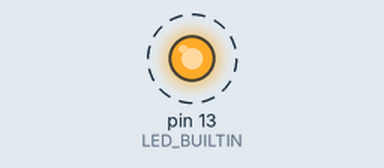
A sketch run on a simulated Arduino Uno, built with avr-gcc and run on an emulated ATmega328P. Shown: output pins drawn as LEDs (lit = HIGH). Dashed ring = blinking.

Above: at 0.5 s.
Timing chart, 0 to 4.6 s (numbered marks = the images above):
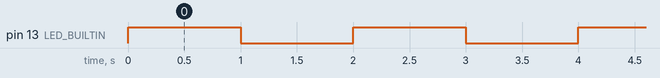

Measured:
- by itself, pin 13 (LED_BUILTIN): alternates HIGH for 1.0 s and LOW for 1.0 s

The sketch:

ai_blink_test_1.ino
```cpp
// This sketch blinks the built-in LED on an Arduino Uno.
// The built-in LED is connected to digital pin 13 on most Arduino boards,
// and can be referenced using the LED_BUILTIN macro.

// No external libraries are required for this basic functionality.

// --- Pin Definitions ---
// LED_BUILTIN: The pin number of the built-in LED.
//              On Arduino Uno, this is digital pin 13.

// --- Global Variables ---
const int BLINK_DELAY_MS = 1000; // Delay in milliseconds for how long the LED is on/off

void setup() {
  // Initialize the digital pin LED_BUILTIN as an output.
  // This tells the Arduino that we will be sending signals (HIGH/LOW) to this pin.
  pinMode(LED_BUILTIN, OUTPUT);
}

void loop() {
  // Turn the LED on (HIGH is the voltage level).
  // Sending HIGH to the pin supplies voltage, turning the LED on.
  digitalWrite(LED_BUILTIN, HIGH);

  // Wait for a second (1000 milliseconds).
  // This pauses the program execution for the specified duration.
  delay(BLINK_DELAY_MS);

  // Turn the LED off by making the voltage LOW.
  // Sending LOW to the pin removes voltage, turning the LED off.
  digitalWrite(LED_BUILTIN, LOW);

  // Wait for a second.
  // This ensures the LED stays off for the same duration it was on.
  delay(BLINK_DELAY_MS);
}
```
